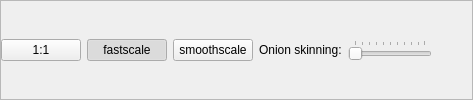
          <widget class="QFrame" name="frame1">
           <property name="autoFillBackground">
            <bool>true</bool>
           </property>
           <property name="frameShape">
            <enum>QFrame::StyledPanel</enum>
           </property>
           <property name="frameShadow">
            <enum>QFrame::Raised</enum>
           </property>
           <layout class="QHBoxLayout" name="horizontalLayout_7">
            <property name="leftMargin">
             <number>0</number>
            </property>
            <property name="topMargin">
             <number>0</number>
            </property>
            <property name="rightMargin">
             <number>0</number>
            </property>
            <property name="bottomMargin">
             <number>0</number>
            </property>
            <item>
             <widget class="QPushButton" name="zoom11">
              <property name="text">
               <string>1:1</string>
              </property>
              <property name="checkable">
               <bool>true</bool>
              </property>
              <property name="autoExclusive">
               <bool>true</bool>
              </property>
             </widget>
            </item>
            <item>
             <widget class="QPushButton" name="zoomFast">
              <property name="text">
               <string>fastscale</string>
              </property>
              <property name="checkable">
               <bool>true</bool>
              </property>
              <property name="checked">
               <bool>true</bool>
              </property>
              <property name="autoExclusive">
               <bool>true</bool>
              </property>
             </widget>
            </item>
            <item>
             <widget class="QPushButton" name="zoomSmooth">
              <property name="text">
               <string>smoothscale</string>
              </property>
              <property name="checkable">
               <bool>true</bool>
              </property>
              <property name="autoExclusive">
               <bool>true</bool>
              </property>
             </widget>
            </item>
            <item>
             <widget class="QLabel" name="label_4">
              <property name="text">
               <string>Onion skinning:</string>
              </property>
             </widget>
            </item>
            <item>
             <widget class="QSlider" name="onionSkinning">
              <property name="maximumSize">
               <size>
                <width>100</width>
                <height>16777215</height>
               </size>
              </property>
              <property name="orientation">
               <enum>Qt::Horizontal</enum>
              </property>
              <property name="tickPosition">
               <enum>QSlider::TicksAbove</enum>
              </property>
             </widget>
            </item>
            <item>
             <spacer name="horizontalSpacer_2">
              <property name="orientation">
               <enum>Qt::Horizontal</enum>
              </property>
              <property name="sizeHint" stdset="0">
               <size>
                <width>40</width>
                <height>20</height>
               </size>
              </property>
             </spacer>
            </item>
           </layout>
          </widget>
